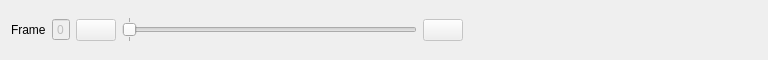
<?xml version="1.0" encoding="UTF-8"?>
<ui version="4.0">
 <class>VideoControlWidget</class>
 <widget class="QWidget" name="VideoControlWidget">
  <property name="geometry">
   <rect>
    <x>0</x>
    <y>0</y>
    <width>768</width>
    <height>60</height>
   </rect>
  </property>
  <property name="windowTitle">
   <string>VideoControlWidget</string>
  </property>
  <layout class="QHBoxLayout" name="horizontalLayout">
   <item>
    <widget class="QLabel" name="label">
     <property name="text">
      <string>Frame</string>
     </property>
    </widget>
   </item>
   <item>
    <widget class="QSpinBox" name="_frameSpinBox">
     <property name="enabled">
      <bool>false</bool>
     </property>
     <property name="buttonSymbols">
      <enum>QAbstractSpinBox::NoButtons</enum>
     </property>
     <property name="maximum">
      <number>0</number>
     </property>
    </widget>
   </item>
   <item>
    <widget class="QPushButton" name="_downButton">
     <property name="enabled">
      <bool>false</bool>
     </property>
     <property name="text">
      <string/>
     </property>
    </widget>
   </item>
   <item>
    <widget class="QSlider" name="_frameSlider">
     <property name="enabled">
      <bool>false</bool>
     </property>
     <property name="maximum">
      <number>0</number>
     </property>
     <property name="orientation">
      <enum>Qt::Horizontal</enum>
     </property>
     <property name="tickPosition">
      <enum>QSlider::TicksBothSides</enum>
     </property>
     <property name="tickInterval">
      <number>0</number>
     </property>
    </widget>
   </item>
   <item>
    <widget class="QPushButton" name="_upButton">
     <property name="enabled">
      <bool>false</bool>
     </property>
     <property name="text">
      <string/>
     </property>
    </widget>
   </item>
   <item>
    <spacer name="horizontalSpacer">
     <property name="orientation">
      <enum>Qt::Horizontal</enum>
     </property>
     <property name="sizeHint" stdset="0">
      <size>
       <width>193</width>
       <height>20</height>
      </size>
     </property>
    </spacer>
   </item>
  </layout>
 </widget>
 <resources/>
 <connections>
  <connection>
   <sender>_frameSpinBox</sender>
   <signal>editingFinished()</signal>
   <receiver>VideoControlWidget</receiver>
   <slot>spin_box_changed()</slot>
   <hints>
    <hint type="sourcelabel">
     <x>97</x>
     <y>29</y>
    </hint>
    <hint type="destinationlabel">
     <x>472</x>
     <y>29</y>
    </hint>
   </hints>
  </connection>
  <connection>
   <sender>_downButton</sender>
   <signal>clicked()</signal>
   <receiver>VideoControlWidget</receiver>
   <slot>down_clicked()</slot>
   <hints>
    <hint type="sourcelabel">
     <x>193</x>
     <y>29</y>
    </hint>
    <hint type="destinationlabel">
     <x>472</x>
     <y>29</y>
    </hint>
   </hints>
  </connection>
  <connection>
   <sender>_frameSlider</sender>
   <signal>sliderMoved(int)</signal>
   <receiver>VideoControlWidget</receiver>
   <slot>slider_moved()</slot>
   <hints>
    <hint type="sourcelabel">
     <x>394</x>
     <y>29</y>
    </hint>
    <hint type="destinationlabel">
     <x>472</x>
     <y>29</y>
    </hint>
   </hints>
  </connection>
  <connection>
   <sender>_upButton</sender>
   <signal>clicked()</signal>
   <receiver>VideoControlWidget</receiver>
   <slot>up_clicked()</slot>
   <hints>
    <hint type="sourcelabel">
     <x>595</x>
     <y>29</y>
    </hint>
    <hint type="destinationlabel">
     <x>472</x>
     <y>29</y>
    </hint>
   </hints>
  </connection>
  <connection>
   <sender>_frameSlider</sender>
   <signal>sliderReleased()</signal>
   <receiver>VideoControlWidget</receiver>
   <slot>slider_released()</slot>
   <hints>
    <hint type="sourcelabel">
     <x>297</x>
     <y>29</y>
    </hint>
    <hint type="destinationlabel">
     <x>383</x>
     <y>29</y>
    </hint>
   </hints>
  </connection>
 </connections>
</ui>
